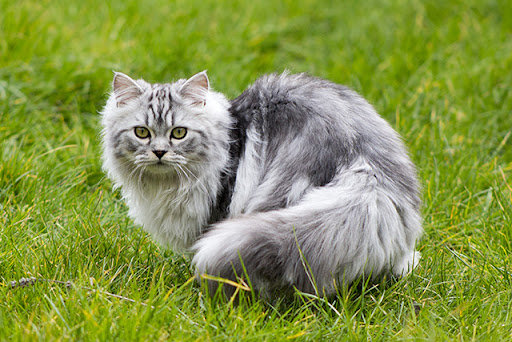
#> input picture image/cat.jpg, 512 x 342 px
$ python Ex05_blending.py
#> lines starting #> are read from the running program, lines starting #| are printed output that depends on the picture
import cv2

img1 = cv2.imread('image/cat.jpg')
#> img1 is the input picture: shape (342, 512, 3); mean B, G, R 75, 149, 133.9
img2 = cv2.imread('image/paris.jpg')
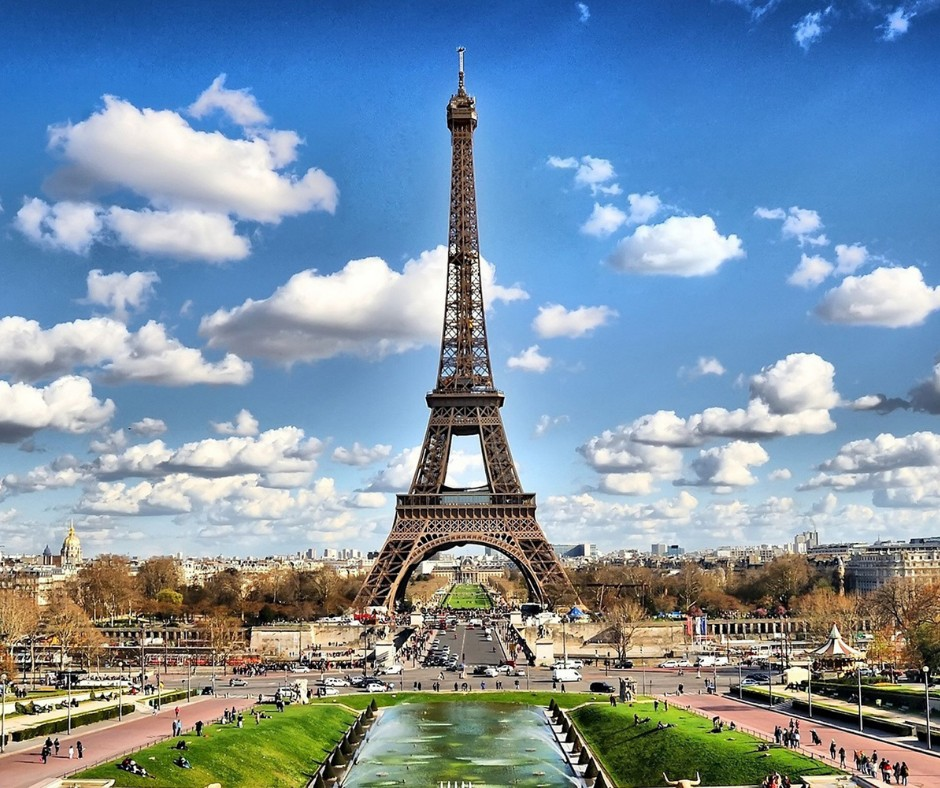
#> input picture image/Paris.jpg, 940 x 788 px, found by its file name
#> img2 is the input picture: shape (788, 940, 3); mean B, G, R 166.6, 147.4, 125.1

img2 = cv2.resize(img2, (img1.shape[0], img1.shape[1]))
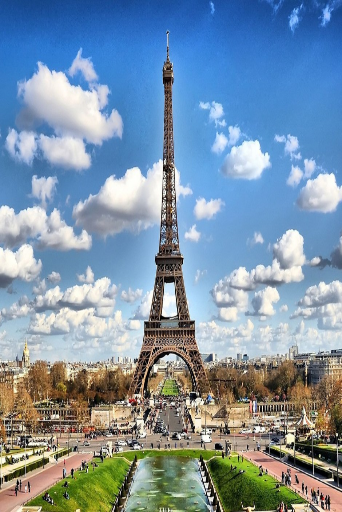
#> img2: shape (512, 342, 3); mean B, G, R 166.5, 147.3, 124.9

alpha = 0.7  #when it hight img2 is blur
beta = 0.3 #when it hight img1 is blur
#> (the run stopped early here; a loop or call above may not have finished)
